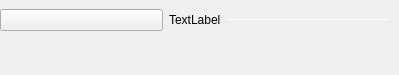
<?xml version="1.0" encoding="UTF-8"?>
<ui version="4.0">
 <class>SubsectionSeparator</class>
 <widget class="QWidget" name="SubsectionSeparator">
  <property name="geometry">
   <rect>
    <x>0</x>
    <y>0</y>
    <width>399</width>
    <height>75</height>
   </rect>
  </property>
  <property name="sizePolicy">
   <sizepolicy hsizetype="Preferred" vsizetype="Preferred">
    <horstretch>0</horstretch>
    <verstretch>0</verstretch>
   </sizepolicy>
  </property>
  <property name="windowTitle">
   <string>Form</string>
  </property>
  <layout class="QVBoxLayout" name="verticalLayout">
   <property name="spacing">
    <number>0</number>
   </property>
   <property name="leftMargin">
    <number>0</number>
   </property>
   <property name="topMargin">
    <number>0</number>
   </property>
   <property name="rightMargin">
    <number>0</number>
   </property>
   <property name="bottomMargin">
    <number>10</number>
   </property>
   <item>
    <widget class="QWidget" name="widgetSeparator" native="true">
     <layout class="QHBoxLayout" name="horizontalLayout">
      <property name="leftMargin">
       <number>0</number>
      </property>
      <item>
       <widget class="QPushButton" name="btnSubsectionSeparator">
        <property name="sizePolicy">
         <sizepolicy hsizetype="Minimum" vsizetype="Minimum">
          <horstretch>0</horstretch>
          <verstretch>0</verstretch>
         </sizepolicy>
        </property>
        <property name="text">
         <string/>
        </property>
        <property name="checkable">
         <bool>true</bool>
        </property>
        <property name="subsection_arrow_button" stdset="0">
         <bool>true</bool>
        </property>
       </widget>
      </item>
      <item>
       <widget class="QLabel" name="lblSubsectionSeparator">
        <property name="sizePolicy">
         <sizepolicy hsizetype="Fixed" vsizetype="Preferred">
          <horstretch>0</horstretch>
          <verstretch>0</verstretch>
         </sizepolicy>
        </property>
        <property name="text">
         <string>TextLabel</string>
        </property>
       </widget>
      </item>
      <item>
       <widget class="Line" name="lineSubsectionSeparator">
        <property name="maximumSize">
         <size>
          <width>16777215</width>
          <height>1</height>
         </size>
        </property>
        <property name="frameShadow">
         <enum>QFrame::Sunken</enum>
        </property>
        <property name="lineWidth">
         <number>1</number>
        </property>
        <property name="orientation">
         <enum>Qt::Horizontal</enum>
        </property>
        <property name="subsection_line" stdset="0">
         <bool>true</bool>
        </property>
       </widget>
      </item>
     </layout>
    </widget>
   </item>
   <item>
    <widget class="QWidget" name="widgetSubsectionContent" native="true">
     <layout class="QVBoxLayout" name="vLayoutContent">
      <property name="spacing">
       <number>0</number>
      </property>
      <property name="leftMargin">
       <number>0</number>
      </property>
      <property name="topMargin">
       <number>0</number>
      </property>
      <property name="rightMargin">
       <number>0</number>
      </property>
      <property name="bottomMargin">
       <number>0</number>
      </property>
     </layout>
    </widget>
   </item>
  </layout>
 </widget>
 <resources/>
 <connections/>
</ui>
